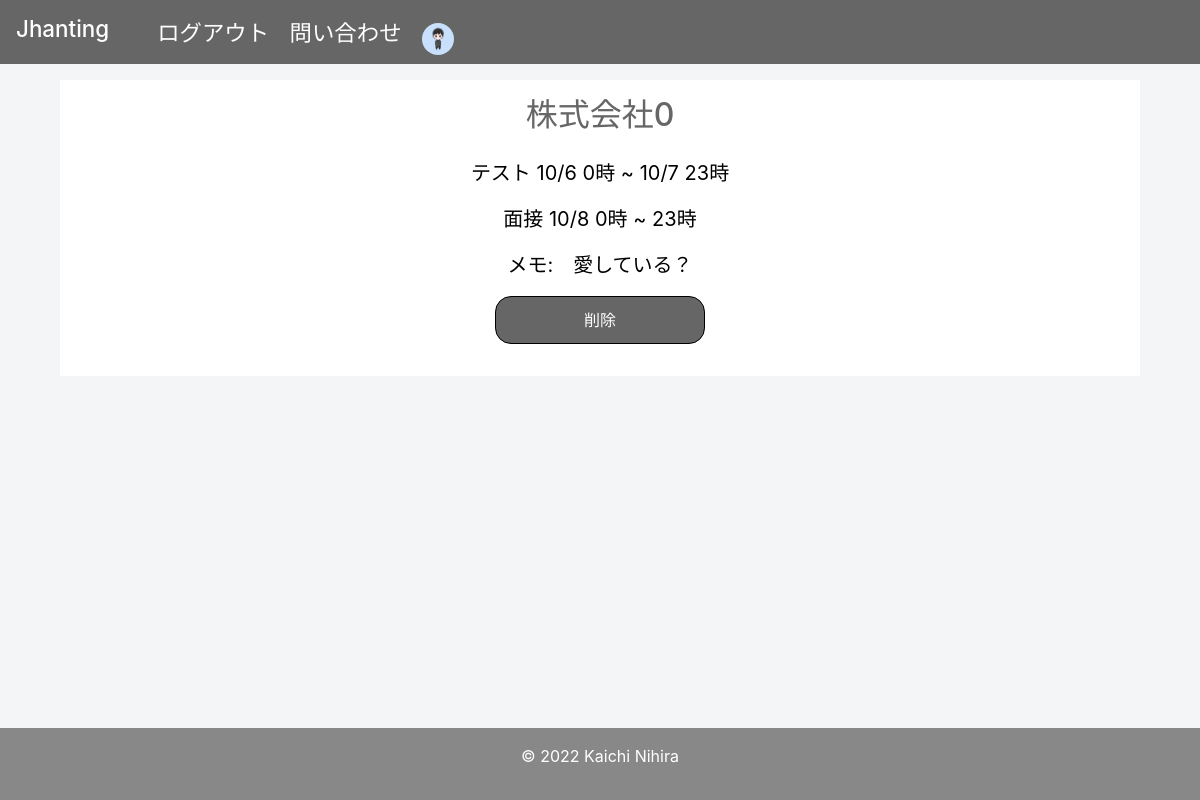
The page /mypage/株式会社0 (signed in) on the database its author committed.
### apps/account/models.py (models this page shows)
class UserImage(db.Model):
    __tablename__ = "user_images"
    id = db.Column(db.Integer, primary_key=True)
    user_id = db.Column(db.String, db.ForeignKey("users.id"))
    image_path = db.Column(db.String)

### apps/mypage/models.py (models this page shows, shortened)
class Company(db.Model):
    __tablename__ = "companies"
    id = db.Column(db.Integer, primary_key=True)
    user_id = db.Column(db.String, db.ForeignKey("users.id"))
    company_name = db.Column(db.String, index=True)

class Event(db.Model):
    __tablename__ = "events"
    id = db.Column(db.Integer, primary_key=True)
    user_id = db.Column(db.String, db.ForeignKey("users.id"))
    company_id = db.Column(db.String, db.ForeignKey("companies.id"))
    event_name = db.Column(db.String, index=True)
    start_day = db.Column(db.Date)
    start_time = db.Column(db.Time)
    finish_day = db.Column(db.Date)
    finish_time = db.Column(db.Time)
    memo = db.Column(db.String)

### apps/mypage/views.py (the view, shortened to what this page needs)
@mypage.route("/<company_name>", methods=["GET", "POST"])
@login_required
def view_company(company_name):
    company = Company.query.filter_by(
        user_id=current_user.id, company_name=company_name
    ).first()
    if company is None:
        abort(403)
    user_image = (
        db.session.query(User, UserImage)
        .join(UserImage)
        .filter(User.id == UserImage.user_id)
        .filter_by(user_id=current_user.id)
        .first()
    )
    events = (
        Event.query.filter_by(user_id=current_user.id, company_id=company.id)
        .order_by(Event.start_day)
        .order_by(Event.start_time)
        .all()
    )
    delete_form = DeleteCompanyForm()
    return render_template(
        "mypage/view_company.html",
        user_image=user_image,
        company_name=company_name,
        events=events,
        delete_form=delete_form,
    )

### apps/mypage/forms.py
class DeleteCompanyForm(FlaskForm):
    delete = SubmitField("削除")

### apps/crud/models.py (called while the page is built)
@login_manager.user_loader
def load_user(user_id):
    return User.query.get(user_id)

### apps/mypage/templates/mypage/view_company.html (shortened to what this page needs)
{% extends "mypage/base.html" %}
{% block content %}
<div class="form-wrapper">
  <div class="company_event">
    <h2>{{company_name}}</h2>
    {% for event in events %}
    {% if event.start_day == event.finish_day and event.start_time.minute == 0 and event.finish_time.minute ==
    0 %}
    <p>{{event.event_name}} {{event.start_day.month}}/{{event.start_day.day}} {{event.start_time.hour}}時 ~
      {{event.finish_time.hour}}時</p>
    {% elif event.start_day == event.finish_day and event.start_time.minute != 0 and
    event.finish_time.minute ==
    0 %}
    <p>{{event.event_name}} {{event.start_day.month}}/{{event.start_day.day}}
      {{event.start_time.hour}}時{{event.start_time.minute}}分 ~
      {{event.finish_time.hour}}時</p>
    {% elif event.start_day == event.finish_day and event.start_time.minute == 0 and
    event.finish_time.minute !=
    0 %}
    <p>{{event.event_name}} {{event.start_day.month}}/{{event.start_day.day}} {{event.start_time.hour}}時 ~
      {{event.finish_time.hour}}時 {event.finish_time.minute}}分</p>
    {% elif event.start_day == event.finish_day and event.start_time.minute != 0 and
    event.finish_time.minute !=
    0 %}
    <p>{{event.event_name}} {{event.start_day.month}}/{{event.start_day.day}}
      {{event.start_time.hour}}時{{event.start_time.minute}}分 ~
      {{event.finish_time.hour}}時 {event.finish_time.minute}}分</p>
    {% elif event.start_day != event.finish_day and event.start_time.minute == 0 and event.finish_time.minute ==
    0 %}
    <p>{{event.event_name}} {{event.start_day.month}}/{{event.start_day.day}} {{event.start_time.hour}}時 ~
      {{event.finish_day.month}}/{{event.finish_day.day}} {{event.finish_time.hour}}時</p>
    {% elif event.start_day != event.finish_day and event.start_time.minute != 0 and
    event.finish_time.minute ==
    0 %}
    <p>{{event.event_name}} {{event.start_day.month}}/{{event.start_day.day}}
      {{event.start_time.hour}}時{{event.start_time.minute}}分 ~
      {{event.finish_day.month}}/{{event.finish_day.day}} {{event.finish_time.hour}}時</p>
    {% elif event.start_day != event.finish_day and event.start_time.minute == 0 and
    event.finish_time.minute !=
    0 %}
    <p>{{event.event_name}} {{event.start_day.month}}/{{event.start_day.day}} {{event.start_time.hour}}時 ~
      {{event.finish_day.month}}/{{event.finish_day.day}} {{event.finish_time.hour}}時{{event.finish_time.minute}}分</p>
    {% elif event.start_day != event.finish_day and event.start_time.minute != 0 and
    event.finish_time.minute !=
    0 %}
    <p>{{event.event_name}} {{event.start_day.month}}/{{event.start_day.day}}
      {{event.start_time.hour}}時{{event.start_time.minute}}分 ~
      {{event.finish_day.month}}/{{event.finish_day.day}} {{event.finish_time.hour}}時{{event.finish_time.minute}}分 </p>
    {% endif %}
    {% if event.memo != "" %}
    <p>メモ:　{{event.memo}}</p>
    {% endif %}
    {% endfor %}
    <form action="{{url_for('mypage.view_company',company_name=company_name)}}" method='POST'>
      <div class="button-panel">
        <p>{{delete_form.delete()}}</p>
      </div>
    </form>
  </div>
</div>
{% endblock %}

### apps/mypage/templates/mypage/base.html (shortened to what this page needs)
<!DOCTYPE html>
<html lang="ja">
<head>
  <link rel="stylesheet" href="{{url_for('static',filename='css/bootstrap.css')}}" />
  <link rel="stylesheet" href="{{url_for('static',filename='css/style.css')}}" />
  <link rel="stylesheet" href="{{url_for('static',filename='css/mypage.css')}}" />
  <link rel="stylesheet" href="{{url_for('static',filename='css/add_event.css')}}" />
  <link rel="stylesheet" href="{{url_for('static',filename='css/view_company.css')}}" />
</head>
<body>
  <header>
    <h1 class="logo"><a class="logolink" href="{{url_for('mypage.index')}}">
        Jhanting</a>
    </h1>
    <nav class="nav">
      <ul class="menu-group">
        <li class="menu-item"><a class="login" href="{{url_for('auth.logout')}}">ログアウト</a></li>
        <li class="menu-item"><a class="signup" href="{{url_for('contact.index')}}">問い合わせ</a></li>
        {% if user_image == None %}
        <li class="menu-item"><a class href="{{url_for('account.index')}}">
            <img class="icon" src="{{url_for('mypage.send',filename='icon.png')}}">
          </a>
        </li>
        {% else %}
        <li class="menu-item"><a class href="{{url_for('account.index')}}">
            <img class="icon" src="{{url_for('mypage.send',filename=user_image.UserImage.image_path)}}">
          </a>
        </li>
        {% endif %}
      </ul>
    </nav>
  </header>
  {% block content %}{% endblock %}
  <footer>
    <p>© 2022 Kaichi Nihira</p>
  </footer>
</body>
</html>

### apps/static/css/style.css (style rules this page uses)
* { margin: 0; padding: 0; box-sizing: border-box; }
html { min-height: 100%; position: relative; }
body { background-color: #F4F5F7; color: #5e5e5e; margin-bottom: 5em; }
header { width: 100%; height: 4rem; background-color: #666666; color: #ffffff; text-align: center; }
.logo { float: left; font-size: 1.4rem; padding: 1rem; }
.logolink { color: #ffffff; text-decoration: none; }
.menu-group { float: right; padding: 1rem 2rem 1rem 1rem; }
.menu-item { display: inline-block; list-style: none; font-size: 1.4rem; padding: 0rem 0rem 0rem 1rem; }
.login, .signup, .logout, .contact { color: #ffffff; text-decoration: none; vertical-align: text-bottom; }
.icon { display: inline-block; width: 2rem; height: 2rem; border-radius: 50%; line-height: 0rem; }
footer { position: absolute; bottom: 0; width: 100%; padding: 1rem 0rem 1rem 0rem; text-align: center; background-color: #888888; color: #ffffff; }
footer p { color: #ffffff; }
footer { bottom: 0; position: absolute; }

### apps/static/css/add_event.css (style rules this page uses)
* { margin: 0; padding: 0; box-sizing: border-box; color: #000000; }
a { color: #ffffff; text-decoration: none; }
.form-wrapper { background: #ffffff; color: #000000; margin: 0 auto; padding: 0 1rem; max-width: 90%; margin-top: 1rem; }
h2 { text-align: center; color: #666666; padding: 1rem 0rem 1rem 0rem; }
.button-panel { padding: 0rem 0rem 1rem 0rem; width: 100%; }
.button-panel p { text-align: center; }
.button-panel input { background: #666666; border: 0.1rem solid #000000; border-radius: 1rem; color: #ffffff; font-size: 1rem; height: 3rem; transition: border-color 0.3s; width: 20%; }

### apps/static/css/view_company.css (style rules this page uses)
.company_event { text-align: center; }
.company_event p { font-size: 20px; }

### rows shown on the page
UserImage: image_path (picture)
Company: company_name "株式会社0"
Event: event_name "テスト", start_day.month "10", start_day.day "6", start_time.hour "0", finish_day.month "10", finish_day.day "7", finish_time.hour "23"
Event: event_name "面接", start_day.month "10", start_day.day "8", start_time.hour "0", finish_time.hour "23", memo "愛している？"
